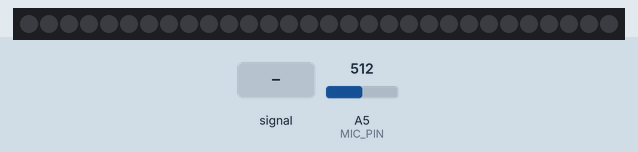
This sketch was run on a simulated Arduino Nano, built with avr-gcc and run on an emulated ATmega328P. Parts: 30 RGB LEDs in strip order, left to right. The inputs (shaded band) are chosen by the test bench; at power-on: A5 (MIC_PIN) = 512. Dim RGB values are drawn brighter than linear; random numbers use the default seed unless the sketch sets one.

Above: at 2.2 s.
2.3 s: A5 (MIC_PIN) set to 716
5.3 s: A5 (MIC_PIN) fed a 200 Hz sine of ±81 counts around its level
At 5.52 s:
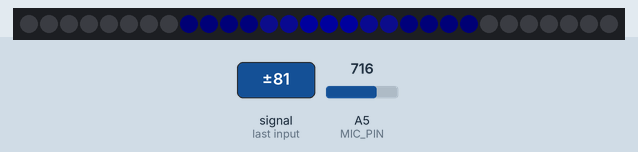
8.3 s: A5 (MIC_PIN) set to 50
At 9.1 s:
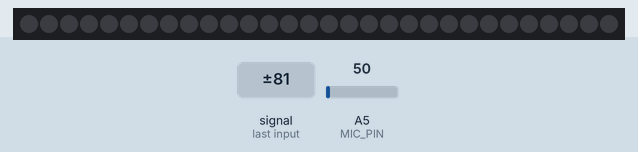
9.9 s: A5 (MIC_PIN) set to 6
At 12.09 s:
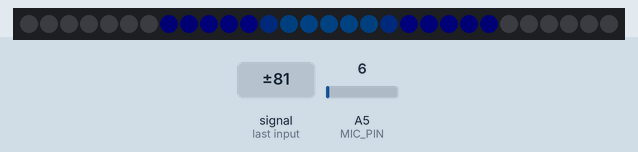
12.9 s: A5 (MIC_PIN) set to 34
At 13.4 s:
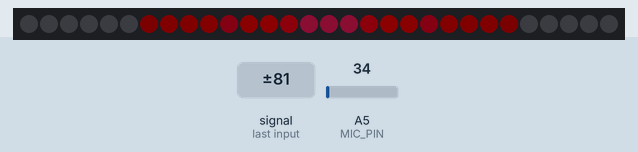
15.0 s: A5 (MIC_PIN) set to 70
At 15.27 s:
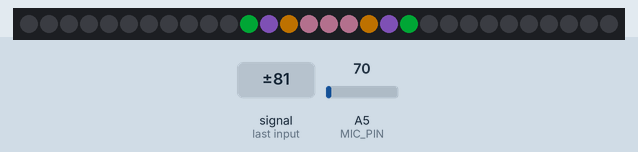

The sketch:

sound_wave.ino
```cpp
/* sound_wave
 *
 * By: Andrew Tuline
 *
 * Date: February, 2017
 *
 * Basic code to read from the Sparkfun INMP401 microphone, and create waves based on sampled input. This does NOT include sensitivity adjustment.
 *
 * My hardware setup:
 *
 * Arduino Nano & Addressable LED strips
 *  - Powered by USB power bank
 *  - APA102 or WS2812 data connected to pin 12.
 *  - APA102 clock connected to pin 11.
 *  - 5V on APA102 or WS2812 connected to 5V on Nano (good for short strips).
 *  - Gnd to Gnd on Nano.
 *
 *
 * Sparkfun MEMS microphone
 *  - Vcc on microphone is connected to 3.3V on Nano.
 *  - AREF on Nano connected to 3.3V on Nano.
 *  - Mic out connected to A5.
 *  - Gnd to Gnd on Nano.
 *
 * Note: If you are using a microphone powered by the 3.3V signal, such as the Sparkfun MEMS microphone, then connect 3.3V to the AREF pin.
 *
 */

//#define FASTLED_ALLOW_INTERRUPTS 0                          // Used for ESP8266.
#include <FastLED.h>                                          // FastLED library.


#define MIC_PIN   5                                           // Analog port for microphone
uint8_t squelch = 7;                                          // Anything below this is background noise, so we'll make it '0'.
int sample;                                                   // Current sample.
float sampleAvg = 0;                                          // Smoothed Average.
float micLev = 0;                                             // Used to convert returned value to have '0' as minimum.
uint8_t maxVol = 11;                                          // Reasonable value for constant volume for 'peak detector', as it won't always trigger.
bool samplePeak = 0;                                          // Boolean flag for peak. Responding routine must reset this flag.

int sampleAgc, multAgc;
uint8_t targetAgc = 60;                                       // This is our setPoint at 20% of max for the adjusted output.


// Fixed definitions cannot change on the fly.
#define LED_DT 12                                             // Data pin to connect to the strip.
#define LED_CK 11                                             // Clock pin for WS2801 or APA102.
#define COLOR_ORDER GRB                                       // It's GRB for WS2812 and BGR for APA102.
#define LED_TYPE WS2812                                       // Using APA102, WS2812, WS2801. Don't forget to modify LEDS.addLeds to suit.
#define NUM_LEDS 30                                           // Number of LED's.


struct CRGB leds[NUM_LEDS];                                   // Initialize our LED array.

int max_bright = 255;

CRGBPalette16 currentPalette = OceanColors_p;
CRGBPalette16 targetPalette = OceanColors_p;
TBlendType    currentBlending = LINEARBLEND;                  // NOBLEND or LINEARBLEND


void setup() {
  analogReference(EXTERNAL);                                  // 3.3V reference for analog input.

  Serial.begin(115200);                                        // Initialize serial port for debugging.
  delay(1000);                                                // Soft startup to ease the flow of electrons.

  LEDS.addLeds<LED_TYPE, LED_DT, COLOR_ORDER>(leds, NUM_LEDS);      // Use this for WS2812B
//  LEDS.addLeds<LED_TYPE, LED_DT, LED_CK, COLOR_ORDER>(leds, NUM_LEDS);  // Use this for WS2801 or APA102

  FastLED.setBrightness(max_bright);
  FastLED.setMaxPowerInVoltsAndMilliamps(5, 500);               // FastLED Power management set at 5V, 500mA.

} // setup()


void loop() {


  EVERY_N_SECONDS(5) {                                        // Change the palette every 5 seconds.
    for (int i = 0; i < 16; i++) {
      targetPalette[i] = CHSV(random8(), 255, 255);
    }
  }

  EVERY_N_MILLISECONDS(100) {                                 // AWESOME palette blending capability once they do change.
    uint8_t maxChanges = 24;
    nblendPaletteTowardPalette(currentPalette, targetPalette, maxChanges);
  }


  EVERY_N_MILLIS_I(thistimer,20) {                            // For fun, let's make the animation have a variable rate.
    uint8_t timeval = beatsin8(10,20,50);                     // Use a sinewave for the line below. Could also use peak/beat detection.
    thistimer.setPeriod(timeval);                             // Allows you to change how often this routine runs.
    fadeToBlackBy(leds, NUM_LEDS, 16);                        // 1 = slow, 255 = fast fade. Depending on the faderate, the LED's further away will fade out.
    getSample();
    agcAvg();
    sndwave();
  }

  FastLED.show();

} // loop()


void getSample() {

  int16_t micIn;                                              // Current sample starts with negative values and large values, which is why it's 16 bit signed.
  static long peakTime;

  micIn = analogRead(MIC_PIN);                                // Poor man's analog Read.
  micLev = ((micLev * 31) + micIn) / 32;                      // Smooth it out over the last 32 samples for automatic centering.
  micIn -= micLev;                                            // Let's center it to 0 now.
  micIn = abs(micIn);                                         // And get the absolute value of each sample.
  sample = (micIn <= squelch) ? 0 : (sample + micIn) / 2;     // Using a ternary operator, the resultant sample is either 0 or it's a bit smoothed out with the last sample.
  sampleAvg = ((sampleAvg * 31) + sample) / 32;               // Smooth it out over the last 32 samples.

  if (sample > (sampleAvg+maxVol) && millis() > (peakTime + 50)) {    // Poor man's beat detection by seeing if sample > Average + some value.
    samplePeak = 1;                                                   // Then we got a peak, else we don't. Display routines need to reset the samplepeak value in case they miss the trigger.
    peakTime=millis();
  }

}  // getSample()


void agcAvg() {                                                   // A simple averaging multiplier to automatically adjust sound sensitivity.

  multAgc = (sampleAvg < 1) ? targetAgc : targetAgc / sampleAvg;  // Make the multiplier so that sampleAvg * multiplier = setpoint
  sampleAgc = sample * multAgc;
  if (sampleAgc > 255) sampleAgc = 255;

//------------ Oscilloscope output ---------------------------
//  Serial.print(targetAgc); Serial.print(" ");
//  Serial.print(multAgc); Serial.print(" ");
//  Serial.print(sampleAgc); Serial.print(" ");

//  Serial.print(micLev); Serial.print(" ");
//  Serial.print(sample); Serial.println(" ");
//  Serial.print(sampleAvg); Serial.print(" ");
//  Serial.print(samplePeak); Serial.print(" "); samplePeak = 0;
//  Serial.print(100); Serial.print(" ");
//  Serial.print(0); Serial.print(" ");
//  Serial.println(" ");

} // agcAvg()


void sndwave() {

  leds[NUM_LEDS/2] = ColorFromPalette(currentPalette, sampleAgc, sampleAgc, currentBlending); // Put the sample into the center

  for (int i = NUM_LEDS - 1; i > NUM_LEDS/2; i--) {       //move to the left      // Copy to the left, and let the fade do the rest.
    leds[i] = leds[i - 1];
  }

  for (int i = 0; i < NUM_LEDS/2; i++) {                  // move to the right    // Copy to the right, and let the fade to the rest.
    leds[i] = leds[i + 1];
  }

} // sndwave()
```

Measured:
- after the input at 12.9 s, the LEDs: first change after 0.05 s (image 4 shows a later state)
- after the input at 15.0 s, the LEDs: change after 0.13 s (image 5)
